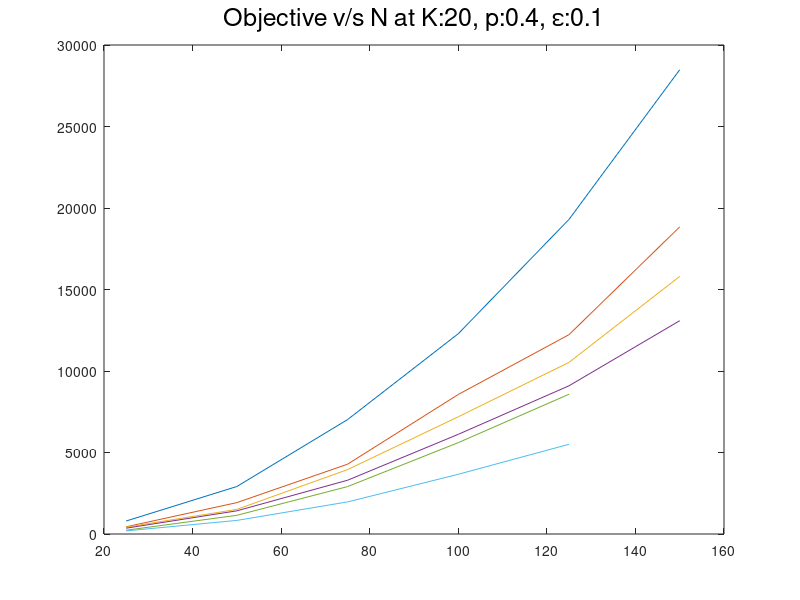

The MATLAB source for this figure: (Note: this script raises an error after producing the figure.)
% Plot comparison of plot 

addpath('./PlotPub-1.3/lib');

dist_sdp=[19.2 16.8 16.8 17.3 12.6 NaN];
sdp_cost=[231.86 1147.22 2909.17 5605.72 8574.68 NaN];

dist_lp=[25.6 22 23.36 24.94 25.34 NaN];
lp_cost=[191 834 1969 3664 5505 NaN];

load('greedy_sdp_vars.mat');

figure;
plot(niList*k,voteCl_cost,niList*k,oCl_cost,niList*k,leaderCl_cost,niList*k,Gt_cost,niList*k,sdp_cost,niList*k,lp_cost);
title('Objective v/s N at K:20, p:0.4, \epsilon:0.1','FontSize',18,'FontWeight','normal');
opt = [];
opt.YLabel = 'Objective Cost';
opt.XLabel = 'Number of nodes, N';
opt.FileName = 'objVsN_sdp.png';
opt.Legend = {'Vote-Greedy','Pivot', 'Our','Ground-Truth','SDP','LP'};
opt.LegendLoc = 'NorthWest';
setPlotProp(opt);

figure;
plot(niList*k,dist_voteCl,niList*k,dist_oCl,niList*k,dist_leaderCl,niList*k,dist_sdp,niList*k,dist_lp);
title('Hamming Distance v/s N at K:20, p:0.4, \epsilon:0.1','FontSize',18,'FontWeight','normal');
opt = [];
opt.YLabel = 'Hamming Distance';
opt.XLabel = 'Number of nodes, N';
opt.FileName = 'hammingVsN_sdp.png';
opt.Legend = {'Vote-Greedy','Pivot', 'Our','SDP','LP'};
opt.LegendLoc = 'NorthWest';
setPlotProp(opt);


% ---------------------------------------------------

load('mnist_exp_result.mat');
figure;
plot(thr,Vote_hamdist,thr,Pivot_hamdist,thr,Density_hamdist,thr,G0_hamdist);
title('Result for held-out 5 categories','FontSize',18,'FontWeight','normal');
opt = [];
opt.YLabel = 'Hamming Distance';
opt.XLabel = 'Threshold value';
opt.FileName = 'hamming_mnist.png';
opt.Legend = {'Vote-Greedy','Pivot','Our','5-Category Classifier'};
opt.LegendLoc = 'NorthWest';
setPlotProp(opt);